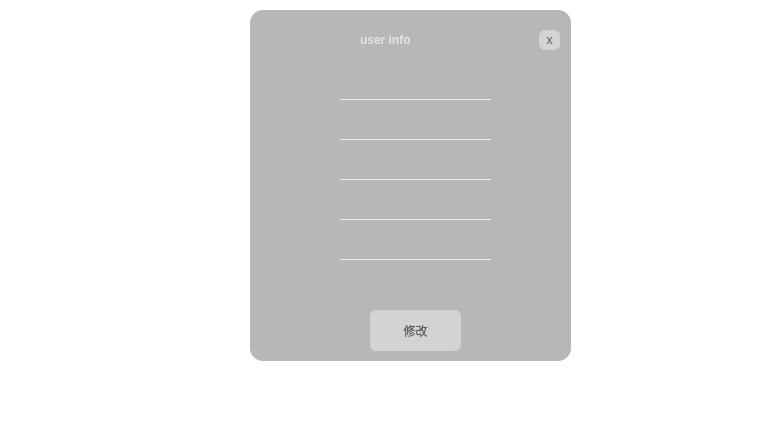
<?xml version="1.0" encoding="UTF-8"?>
<ui version="4.0">
 <class>userinfo</class>
 <widget class="QWidget" name="userinfo">
  <property name="geometry">
   <rect>
    <x>0</x>
    <y>0</y>
    <width>762</width>
    <height>429</height>
   </rect>
  </property>
  <property name="windowTitle">
   <string>Form</string>
  </property>
  <property name="styleSheet">
   <string notr="true">*
{
background-color: rgb(255, 255, 255);
}
QFrame#frame
{
    border-radius: 13px;
	background-image: url(:/gxc/12.jpg);
}
#frame_2
{
  border-radius: 13px;
background-color: rgba(100, 102, 102, 120);
}

</string>
  </property>
  <widget class="QFrame" name="frame">
   <property name="geometry">
    <rect>
     <x>250</x>
     <y>10</y>
     <width>321</width>
     <height>351</height>
    </rect>
   </property>
   <property name="frameShape">
    <enum>QFrame::Shape::StyledPanel</enum>
   </property>
   <property name="frameShadow">
    <enum>QFrame::Shadow::Raised</enum>
   </property>
   <widget class="QFrame" name="frame_2">
    <property name="geometry">
     <rect>
      <x>0</x>
      <y>0</y>
      <width>321</width>
      <height>351</height>
     </rect>
    </property>
    <property name="frameShape">
     <enum>QFrame::Shape::StyledPanel</enum>
    </property>
    <property name="frameShadow">
     <enum>QFrame::Shadow::Raised</enum>
    </property>
    <widget class="QLabel" name="label">
     <property name="geometry">
      <rect>
       <x>110</x>
       <y>10</y>
       <width>131</width>
       <height>41</height>
      </rect>
     </property>
     <property name="styleSheet">
      <string notr="true">background:transparent;
font: 900 28pt &quot;Poor Richard&quot;;

color: rgba(255, 255, 255, 160);
</string>
     </property>
     <property name="text">
      <string>&lt;html&gt;&lt;head/&gt;&lt;body&gt;&lt;p&gt;&lt;span style=&quot; font-weight:700;&quot;&gt;user info&lt;/span&gt;&lt;/p&gt;&lt;/body&gt;&lt;/html&gt;</string>
     </property>
    </widget>
    <widget class="QPushButton" name="Change">
     <property name="geometry">
      <rect>
       <x>120</x>
       <y>300</y>
       <width>91</width>
       <height>41</height>
      </rect>
     </property>
     <property name="styleSheet">
      <string notr="true">QPushButton
{
    border-radius:6px;
	background-color: rgba(255, 255, 255, 100);
	
	
	color: rgba(30, 30, 30, 170);
	
	font: 600 10pt &quot;等距更纱黑体 SC SemiBold&quot;;
	
}
QPushButton:hover
{
    border-radius:6px;
	background-color: rgba(255, 255, 255, 180);
	
	
	color: rgba(10, 10, 10, 190);
	
	font: 600 10pt &quot;等距更纱黑体 SC SemiBold&quot;;
	
}
QPushButton:pressed
{
    border-radius:6px;
	background-color: rgba(255, 255, 255, 180);
	
	
	color: rgba(10, 10, 10, 190);
	
	font: 600 10pt &quot;等距更纱黑体 SC SemiBold&quot;;
	padding-top: 3px;
}</string>
     </property>
     <property name="text">
      <string>修改</string>
     </property>
    </widget>
    <widget class="QPushButton" name="pushButton">
     <property name="geometry">
      <rect>
       <x>289</x>
       <y>20</y>
       <width>21</width>
       <height>20</height>
      </rect>
     </property>
     <property name="styleSheet">
      <string notr="true">QPushButton
{
    border-radius:6px;
	background-color: rgba(255, 255, 255, 100);
	
	
	color: rgba(30, 30, 30, 170);
	
	font: 600 10pt &quot;等距更纱黑体 SC SemiBold&quot;;
	
}
QPushButton:hover
{
    border-radius:6px;
	background-color: rgba(255, 255, 255, 180);
	
	
	color: rgba(10, 10, 10, 190);
	
	font: 600 10pt &quot;等距更纱黑体 SC SemiBold&quot;;
	
}
QPushButton:pressed
{
    border-radius:6px;
	background-color: rgba(255, 255, 255, 180);
	
	
	color: rgba(10, 10, 10, 190);
	
	font: 600 10pt &quot;等距更纱黑体 SC SemiBold&quot;;
	padding-top: 3px;
}</string>
     </property>
     <property name="text">
      <string>x</string>
     </property>
    </widget>
    <widget class="QLineEdit" name="height">
     <property name="geometry">
      <rect>
       <x>90</x>
       <y>190</y>
       <width>151</width>
       <height>20</height>
      </rect>
     </property>
     <property name="styleSheet">
      <string notr="true">color:rgb(255, 255, 255);
background:transparent;
font: 600 10pt &quot;更纱黑体 UI SC SemiBold&quot;;
border:none;
border-bottom:1px solid rgba(255, 255, 255,200)
</string>
     </property>
    </widget>
    <widget class="QLineEdit" name="weight">
     <property name="geometry">
      <rect>
       <x>90</x>
       <y>230</y>
       <width>151</width>
       <height>20</height>
      </rect>
     </property>
     <property name="styleSheet">
      <string notr="true">color:rgb(255, 255, 255);
background:transparent;
font: 600 10pt &quot;更纱黑体 UI SC SemiBold&quot;;
border:none;
border-bottom:1px solid rgba(255, 255, 255,200)
</string>
     </property>
    </widget>
    <widget class="QLineEdit" name="Name">
     <property name="geometry">
      <rect>
       <x>90</x>
       <y>70</y>
       <width>151</width>
       <height>20</height>
      </rect>
     </property>
     <property name="styleSheet">
      <string notr="true">color:rgb(255, 255, 255);
background:transparent;
font: 600 10pt &quot;更纱黑体 UI SC SemiBold&quot;;
border:none;
border-bottom:1px solid rgba(255, 255, 255,200)
</string>
     </property>
    </widget>
    <widget class="QLineEdit" name="Gender">
     <property name="geometry">
      <rect>
       <x>90</x>
       <y>110</y>
       <width>151</width>
       <height>20</height>
      </rect>
     </property>
     <property name="styleSheet">
      <string notr="true">color:rgb(255, 255, 255);
background:transparent;
font: 600 10pt &quot;更纱黑体 UI SC SemiBold&quot;;
border:none;
border-bottom:1px solid rgba(255, 255, 255,200)
</string>
     </property>
    </widget>
    <widget class="QLineEdit" name="Age">
     <property name="geometry">
      <rect>
       <x>90</x>
       <y>150</y>
       <width>151</width>
       <height>20</height>
      </rect>
     </property>
     <property name="styleSheet">
      <string notr="true">color:rgb(255, 255, 255);
background:transparent;
font: 600 10pt &quot;更纱黑体 UI SC SemiBold&quot;;
border:none;
border-bottom:1px solid rgba(255, 255, 255,200)
</string>
     </property>
    </widget>
   </widget>
  </widget>
 </widget>
 <resources/>
 <connections/>
</ui>
